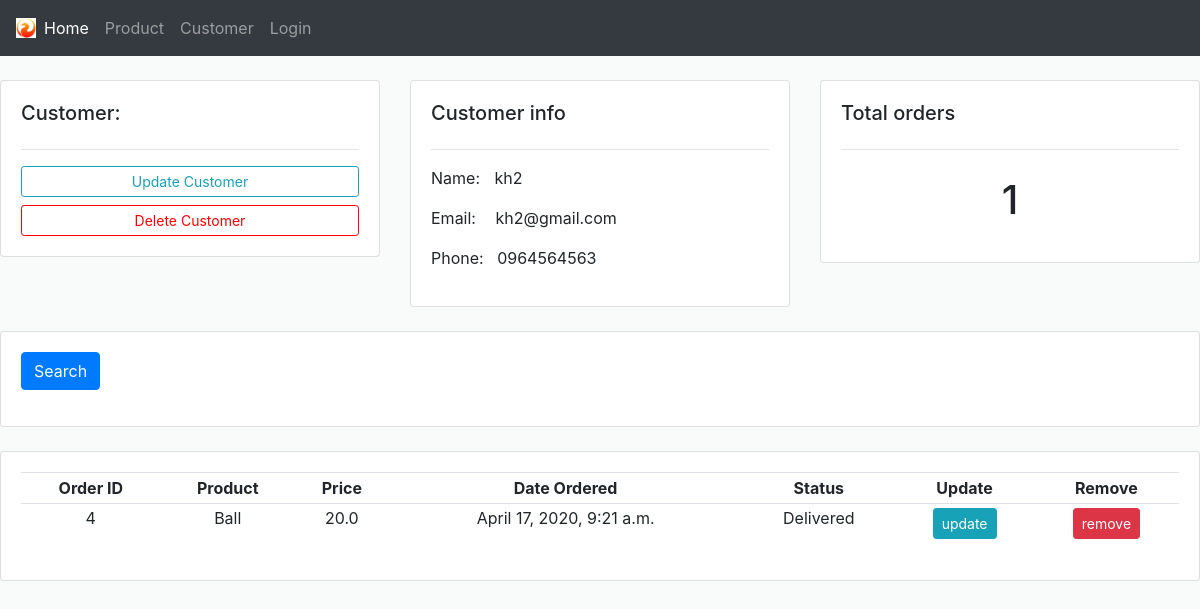
The app's page /customer/2/ with its own data.
### accounts/models.py (models this page shows, shortened)
class Customer(models.Model):
  name = models.CharField(max_length=200)
  phone = models.CharField(max_length=13, null=True)
  email = models.CharField(max_length=200, null=True)
  date_created = models.DateTimeField(auto_now_add=True)

class Order(models.Model):
  STATUS = (
    ('Pending','Pending' ),
    ('Out of delivery', 'Out of delivery'),
    ('Delivered', 'Delivered'),
  )
  customer = models.ForeignKey(Customer,null=True, on_delete=models.SET_NULL)
  product = models.ManyToManyField(Product)
  cost = models.FloatField(null=True)
  date_created = date_created = models.DateTimeField(auto_now_add=True)
  status = models.CharField(max_length=20, null=True, choices=STATUS)

class Product(models.Model):
  CATELOGY = (
    ('Indoor', 'Indoor'),
    ('Outdoor', 'Outdoor'),
  )
  name = models.CharField(max_length=200)
  price = models.FloatField(null=True)
  catalogy = models.CharField(max_length=200, null=True, choices=CATELOGY)
  description = models.CharField(max_length=200, null=True, blank=True)
  date_created = models.DateTimeField(auto_now_add=True)
  tags = models.ManyToManyField(Tag)
  def __str__ (self):
    return self.name

### accounts/views.py (the view)
# urls.py: path('customer/<str:pk>/', views.customer_profile, name='customer_profile')
def customer_profile(request, pk):
    customer = Customer.objects.get(id=pk)
    order = Order.objects.filter(customer=customer)
    total_orders = order.count()
    context = {'customer': customer,'total_orders':total_orders,'order':order }
    return render(request, 'accounts/customer.html', context)

### accounts/templates/accounts/customer.html
{% extends 'accounts/main.html'%}
{% block content%}
<br>
<div class="row">
  <div class="col-md">
    <div class="card card-body">
      <h5>Customer:</h5>
      <hr>
      <a class="btn btn-outline-info btn-sm btn-block" href="#">Update Customer</a>
      <a class="btn btn-outline-info btn-sm btn-block" href="#" style="border-color: red;color: red;">Delete Customer</a>
    </div>
  </div>
  <div class="col-md">
    <div class="card card-body">
      <h5>Customer info</h5>
      <hr>
      <p>Name: <span style="margin-left: 10px;">{{ customer.name }} </span></p>
      <p>Email: <span style="margin-left: 15px;">{{ customer.email }} </span></p>
      <p>Phone: <span style="margin-left: 9px;">{{ customer.phone }} </span></p>
    </div>
  </div>
  <div class="col-md">
    <div class="card card-body">
      <h5>Total orders</h5>
      <hr>
      <h1 style="text-align: center;padding: 10px;"> {{ total_orders }}</h1>
    </div>
  </div>
</div>
<br>
<div class="row">
  <div class="col">
    <div class="card card-body">
      <form method="get">
        <button class="btn btn-primary" type="submit">Search</button>
      </form>
    </div>
  </div>
</div>
<br>
<div class="row">
  <div class="col-md">
    <div class=" card card-body">
      <table class="table table-sm">
        <tr>
          <th>Order ID</th>
          <th>Product</th>
          <th>Price</th>
          <th>Date Ordered</th>
          <th>Status</th>
          <th>Update</th>
          <th>Remove</th>
        </tr>
        {% for o in order %}
        <tr>
          <td>{{ o.id }}</td>
          <td>{{ o.product.all|join:"," }}</td>
          <td>{{ o.cost }}</td>
          <td>{{ o.date_created }}</td>
          <td>{{ o.status }}</td>
          <td><a class="btn btn-sm btn-info" href="#">update</a></td>
          <td><a class="btn btn-sm btn-danger"href="#">remove</a></td>
        </tr>
        {% endfor %}
      </table>
    </div>
  </div>
</div>
{% endblock %}

### static/css/main.css (style rules this page uses)
body { background-color: rgb(249, 250, 250); font-family: "Palatino Linotype", "Book Antiqua", Palatino, serif"; }
th,td { text-align: center; }

### records on screen
Customer: name "kh2", email "kh2@gmail.com", phone "0964564563"
Order: id "4", product.all "Ball", cost "20.0", date_created "April 17, 2020, 9:21 a.m.", status "Delivered"

### other values on screen
{{ total_orders }} "1"
